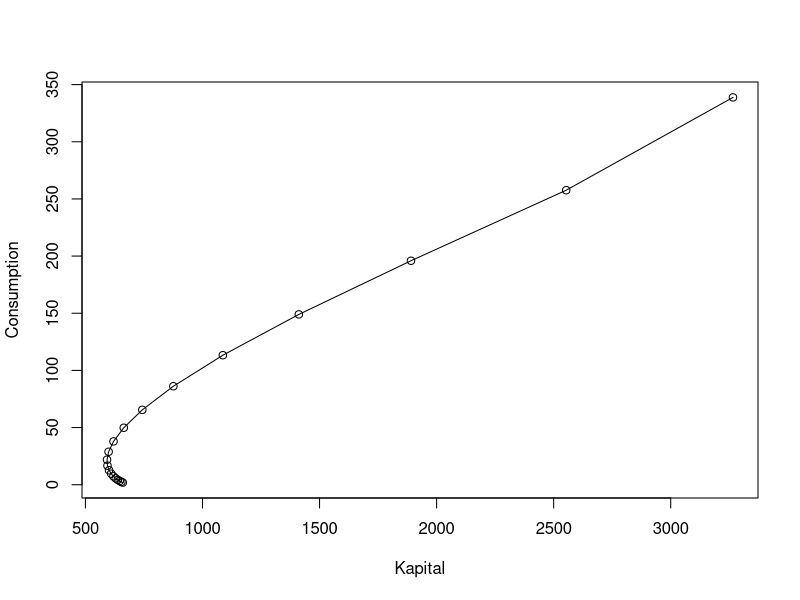

This chart was generated by the following R code:
main <- function(){
  set_init_state() -> init_state
  set_param(init_state) -> param
  calculate_con_kap(param, init_state) -> con_kap
  plot_phase_diagram(con_kap)
  return(con_kap)
}

set_init_state <- function(){
  init_Yield <- rnorm(n=1, mean=420, sd=70)
  init_Consumption <- rnorm(n=1, mean=300, sd=50)
  init_Kapital <- rnorm(n=1, mean=3000, sd=500)
  init_wage <- rnorm(n=1, mean=300, sd=50)
  init_rental <- (init_Yield - init_wage) / init_Kapital
  init_Aggression <- 1
  
  init_state <- c(init_Yield, init_Consumption, init_Kapital, init_wage, init_rental, init_Aggression)
  return(init_state)
}

set_param <- function(init_state){
  alpha <- 1 - init_state[4] / init_state[1]
  beta <- 1 / (1 + init_state[5])
  delta <- 0.25
  Labor <- ((init_state[3] ^ -alpha) * init_state[1] / init_state[6]) ^ (1 / (1 - alpha))
  Time <- 20
  
  param <- c(alpha, beta, delta, Labor, Time)
  return(param)
}


calculate_con_kap <- function(param, init_state){
  Yield <- rep(0,param[5])
  Consumption <- rep(0, param[5])
  Kapital <- rep(0, param[5])
  Time <- 1:param[5]
  
  Yield[1] <- init_state[1]
  Consumption[1] <- init_state[2]
  Kapital[1] <- init_state[3]
  
  for (i in 2:param[5]) {
    Yield[i] <- init_state[6] * Yield[i-1] ^ param[1] * param[4] ^ (1 - param[1])
    Consumption[i] <- Consumption[i-1] * param[2] *(init_state[5] - param[3] + 1)
    Kapital[i] <- Yield[i-1] + (1 - param[3]) * Kapital[i-1] - Consumption[i-1]
  }
  
  Y <- data.frame(Time, Yield, Consumption, Kapital)
  return(Y)
}

plot_phase_diagram <- function(con_kap){
  plot(Consumption ~ Kapital, data = con_kap, type = "o")
}

main()
